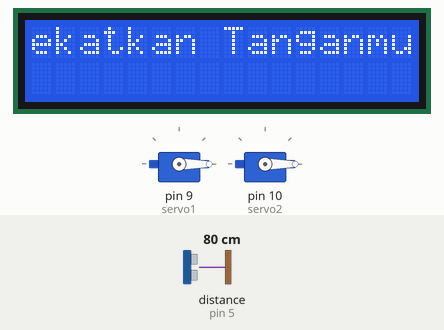
Recording of a sketch running on a simulated Arduino Uno, built with avr-gcc and run on an emulated ATmega328P. Parts: 16×2 character LCD, 2 × servo. Wiring (inferred from the names in the program): ultrasonic range finder: trigger pin 6; echo pin 5. The inputs (shaded band) are chosen by the test bench; at power-on: distance to the obstacle (sensor on pin 5) 80 cm. The echo pulse lasts 58.3 µs per cm; what the sketch prints to the serial monitor is not drawn.

Above: at 0.2 s.
At 1.2 s:
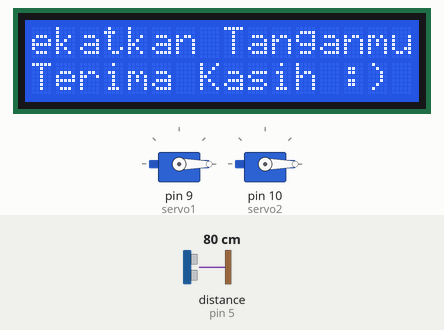
1.3 s: distance to the obstacle (sensor on pin 5) set to 13 cm
3.5 s: distance to the obstacle (sensor on pin 5) set to 10 cm
At 5.6 s:
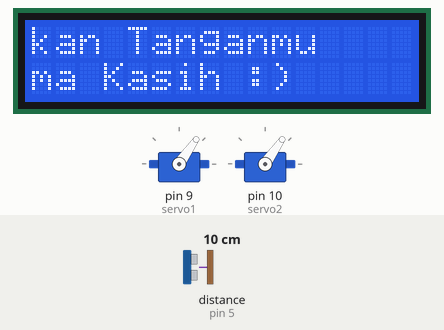
Timing chart, 0 to 7.1 s (numbered marks = the images above; inputs shaded):
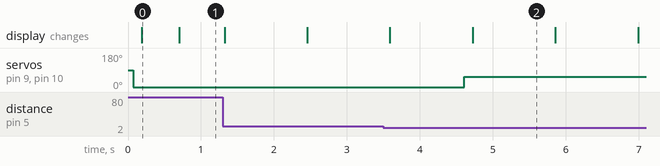

Measured:
- the behaviour switches between 12 and 11 cm on distance to the obstacle (sensor on pin 5) (found by bisection; images 1 and 2)
- after the input at 3.5 s, servo on pin 9 (servo1), servo on pin 10 (servo2): 0° → 55° after 1.1 s
- what the display in image 0 shows lasts 0.5 s, from 0.2 s to 0.7 s
- what the display in image 2 shows lasts 1.2 s, from 4.7 s to 5.9 s

The sketch:

Automatic_Hand_Sanitizer.ino
```cpp
#include <LiquidCrystal_I2C.h>
#include <Servo.h>
#include <Wire.h>

LiquidCrystal_I2C lcd(0x27,16,2); //Set alamat LCD I2C dan besar karakter pada LCD
Servo servo1, servo2; //Mendefinisikan kedua servo
const int trigPin = 6;
const int echoPin = 5;
long duration, distance; //Mendefinisikan durasi dan jarak

void setup()
{
  lcd.init(); //Inisialisasi LCD
  lcd.backlight(); //Menyalakan backlight
  servo1.attach(9);
  servo2.attach(10);
  pinMode(trigPin, OUTPUT); //trigPin sebagai Output
  pinMode(echoPin, INPUT); //echoPin sebagai Input
  Serial.begin(9600); //Kecepatan bit rate dalam pengiriman
}

void loop()
{
  digitalWrite(trigPin, LOW);
  delayMicroseconds(2);
  digitalWrite(trigPin, HIGH);
  delayMicroseconds(10);
  digitalWrite(trigPin, LOW);
  duration = pulseIn(echoPin, HIGH); //Membaca echoPin sebagai durasi
  distance= duration*0.034/2; //Perhitungan jarak

  if (distance <= 10)
  {
    servo1.write(55),servo2.write(55);
    delay(100);
    Serial.println("Handsanitizer Keluar"); //Tampilan Serial Monitor ketika tangan berada<=10cm didepan sensor
    Serial.print (distance);  // Tampilan jarak tangan pada Serial Monitor
    Serial.println (" cm"); //Tampilan satuan pada serial monitor
  }
  else
  {
    servo1.write(0),servo2.write(0);
    delay(100);
    Serial.println("Handsanitizer Stop"); //Tampilan Serial Monitor ketika tangan berada<=10cm didepan sensor
  }
  lcd.setCursor(0,0); //Peletakan kalimat pada kolom 0 dan baris 0
  lcd.print("Dekatkan Tanganmu"); //Menampilkan pada LCD
  lcd.scrollDisplayLeft(); //Running text kalimat dari kiri ke kanan
  delay(500);

  lcd.setCursor(1,1); //Peletakan kalimat pada kolom 1 dan baris 1
  lcd.print("Terima Kasih :)"); //Menampilkan pada LCD
  delay(500);
}
```
